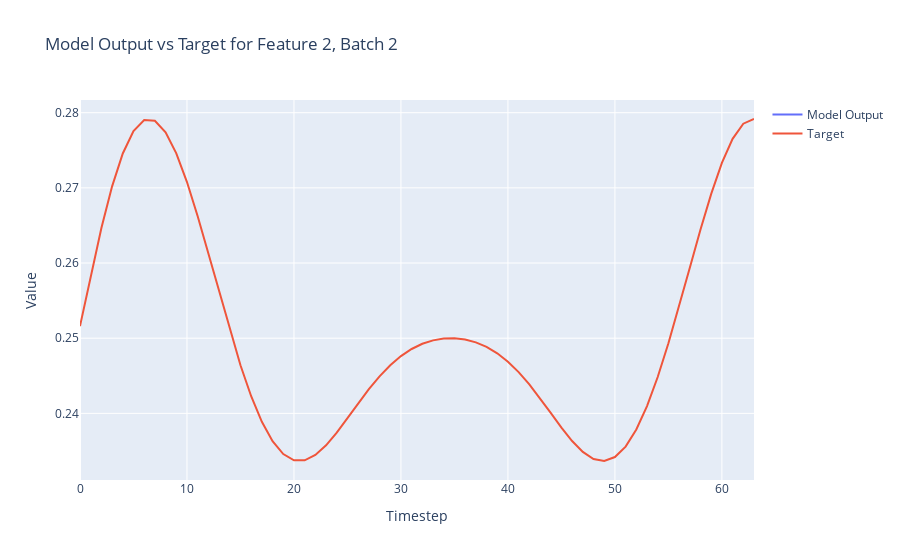

The notebook cell saved with this chart:
### Code cell
import plotly.graph_objects as go

def plot_model_output_vs_target(model_outputs, targets, batch_index=0, feature_index=0):
    # Extract the specified feature for the given batch from both the model outputs and targets
    model_output_series = model_outputs[batch_index, :, feature_index].detach().numpy()
    target_series = targets[batch_index, :, feature_index].numpy()
    
    # Create a range for the x-axis (timesteps)
    timesteps = list(range(model_output_series.shape[0]))
    
    # Create traces
    model_trace = go.Scatter(x=timesteps, y=model_output_series, mode='lines', name='Model Output')
    target_trace = go.Scatter(x=timesteps, y=target_series, mode='lines', name='Target')
    
    # Create the figure and add traces
    fig = go.Figure()
    fig.add_trace(model_trace)
    fig.add_trace(target_trace)
    
    # Add title and labels
    fig.update_layout(title=f'Model Output vs Target for Feature {feature_index}, Batch {batch_index}',
                      xaxis_title='Timestep',
                      yaxis_title='Value')
    
    # Show the figure
    fig.show()

# Assuming `y` and `Y` are your model outputs and targets, respectively
# Adjust batch_index and feature_index as needed
plot_model_output_vs_target(outputs, Y, batch_index=2, feature_index=2)

### Figure 1 — Plotly figure (JSON) as saved in the notebook; plotly's stock layout.template omitted (floating-point values rounded to 4 significant figures)
{"data": [{"mode": "lines", "name": "Model Output", "type": "scatter", "x": [0, 1, 2, 3, 4, 5, 6, 7, 8, 9, 10, 11, 12, 13, 14, 15, 16, 17, 18, 19, 20, 21, 22, 23, 24, 25, 26, 27, 28, 29, 30, 31, 32, 33, 34, 35, 36, 37, 38, 39, 40, 41, 42, 43, 44, 45, 46, 47, 48, 49, 50, 51, 52, 53, 54, 55, 56, 57, 58, 59, 60, 61, 62, 63], "y": [null, null, null, null, null, null, null, null, null, null, null, null, null, null, null, null, null, null, null, null, null, null, null, null, null, null, null, null, null, null, null, null, null, null, null, null, null, null, null, null, null, null, null, null, null, null, null, null, null, null, null, null, null, null, null, null, null, null, null, null, null, null, null, null]}, {"mode": "lines", "name": "Target", "type": "scatter", "x": [0, 1, 2, 3, 4, 5, 6, 7, 8, 9, 10, 11, 12, 13, 14, 15, 16, 17, 18, 19, 20, 21, 22, 23, 24, 25, 26, 27, 28, 29, 30, 31, 32, 33, 34, 35, 36, 37, 38, 39, 40, 41, 42, 43, 44, 45, 46, 47, 48, 49, 50, 51, 52, 53, 54, 55, 56, 57, 58, 59, 60, 61, 62, 63], "y": [0.2516, 0.2583, 0.2647, 0.2702, 0.2746, 0.2776, 0.279, 0.2789, 0.2774, 0.2746, 0.2708, 0.2662, 0.2612, 0.2561, 0.2511, 0.2464, 0.2423, 0.2389, 0.2363, 0.2346, 0.2338, 0.2338, 0.2345, 0.2357, 0.2374, 0.2393, 0.2413, 0.2432, 0.2449, 0.2464, 0.2476, 0.2486, 0.2493, 0.2497, 0.25, 0.25, 0.2498, 0.2494, 0.2488, 0.248, 0.2469, 0.2455, 0.2439, 0.242, 0.2401, 0.2381, 0.2363, 0.2349, 0.2339, 0.2337, 0.2342, 0.2356, 0.2378, 0.241, 0.2448, 0.2493, 0.2543, 0.2594, 0.2645, 0.2692, 0.2733, 0.2765, 0.2785, 0.2792]}], "layout": {"title": {"text": "Model Output vs Target for Feature 2, Batch 2"}, "xaxis": {"title": {"text": "Timestep"}}, "yaxis": {"title": {"text": "Value"}}}}
